Frame 1 (no input): blank canvas, image omitted
Frame 60 (no input): blank canvas, image omitted
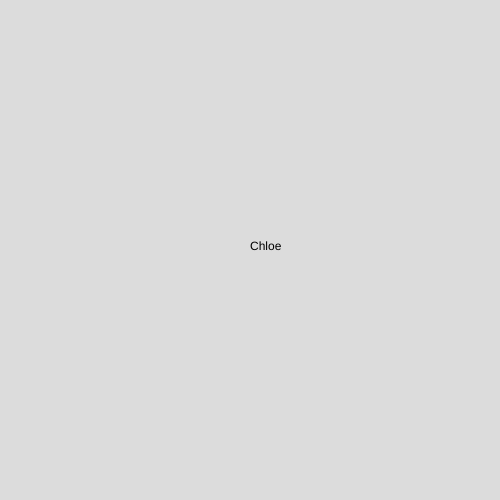
Frame 120 (the mouse pressed at the canvas centre since frame 60)

The p5.js sketch whose frames 1 and 60 were blank and that drew this single picture after the mouse press (run headless with seeded random() and noise() and a simulated clock; from frame 60 on, the mouse is pressed at the canvas centre):

// p5.js sketch
// ── sketch.js
function setup() {
  createCanvas(500, 500);
}

function draw() {
  background (220);
  text("Chloe", mouseX, mouseY);

}
function mouseReleased(){
  clear();
}
